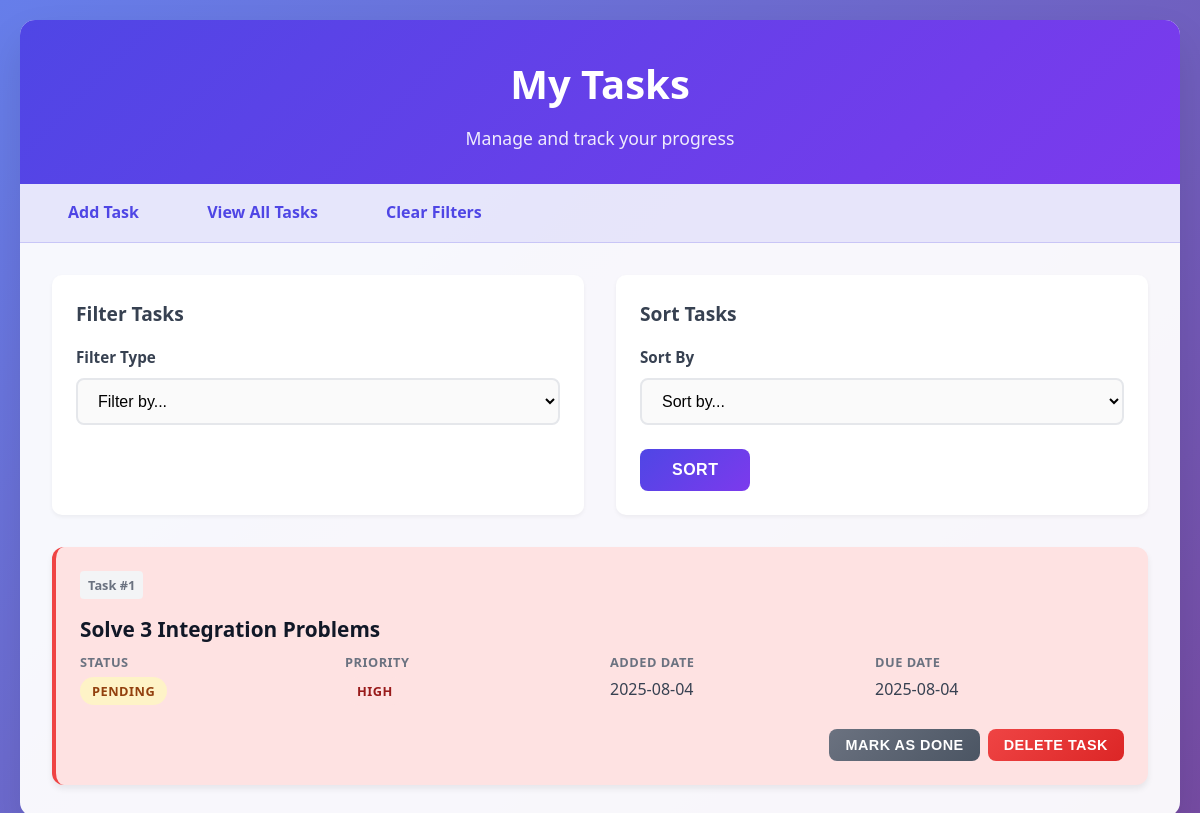
/tasks, run on an earlier commit of the app's database.
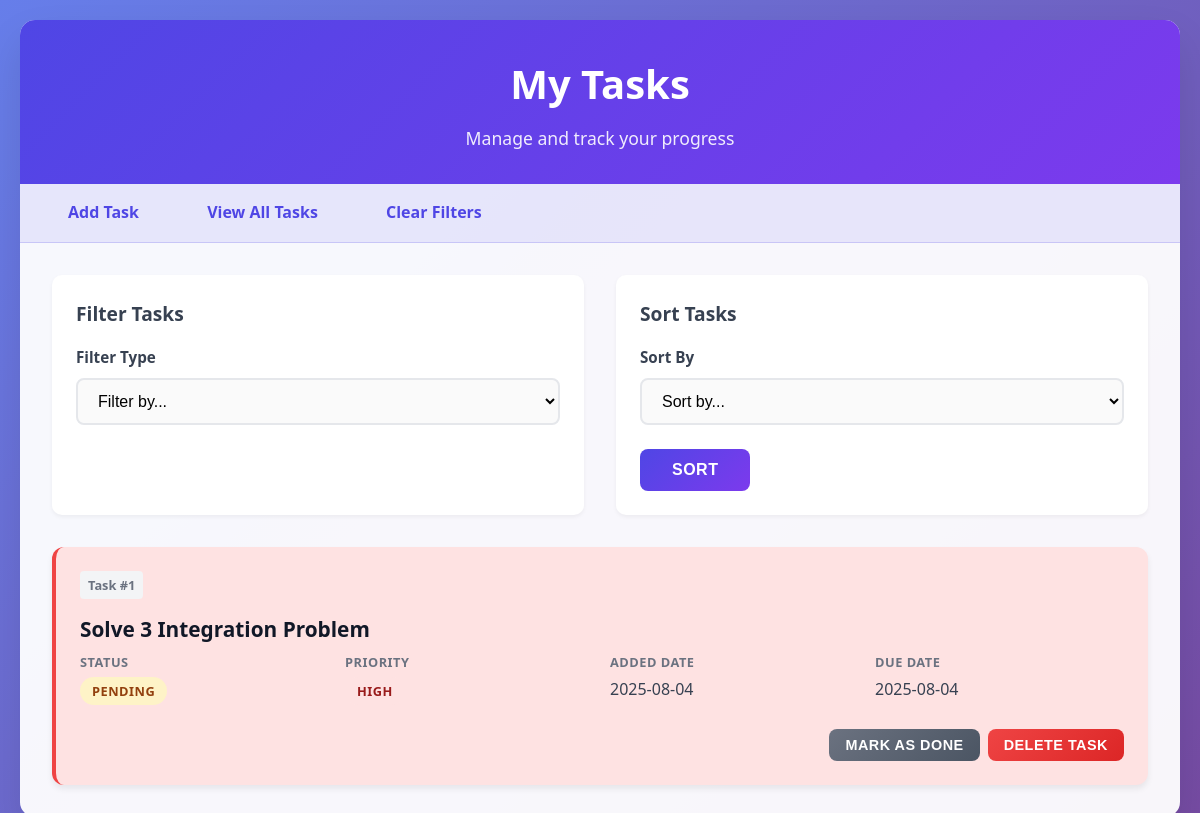
And on a later commit of the database.
### tables this page shows
CREATE TABLE tasks (
        id INTEGER PRIMARY KEY AUTOINCREMENT,
        description TEXT NOT NULL,
        status TEXT DEFAULT 'pending',
        added_date TEXT NOT NULL,
        due_date TEXT,
        priority TEXT DEFAULT 'medium'
    );

### src/app.py (the view)
@app.route('/tasks', methods=['GET', 'POST'])
def show_all_tasks():
    filter_type_choices = {
        'status': [('pending', 'Pending'), ('done', 'Done')],
        'priority': [('high', 'High'), ('medium', 'Medium'), ('low', 'Low')]
    }
    filter_form = FilterForm()
    sort_form = SortForm()
    tasks = db.execute('SELECT * FROM tasks ORDER BY id DESC')  # Default: All tasks, newest first
    if request.method == 'POST':
        if filter_form.filter_type.data in filter_type_choices:
            filter_form.filter_value.choices = filter_type_choices[filter_form.filter_type.data]
        else:
            filter_form.filter_value.choices = []
        if filter_form.submit.data and filter_form.validate_on_submit() and filter_form.filter_value.data:
            selected_filter_type = filter_form.filter_type.data
            selected_filter_value = filter_form.filter_value.data
            tasks = db.execute(
                f'SELECT * FROM tasks WHERE {selected_filter_type} = ? ORDER BY id DESC',
                selected_filter_value
            )
            flash(f"Tasks filtered by {selected_filter_type}: {selected_filter_value}", "info")
        elif sort_form.submit.data and sort_form.validate_on_submit():
            sort_by = sort_form.sort_by.data
            if sort_by == 'priority':
                tasks = db.execute("""
                    SELECT * FROM tasks
                    ORDER BY CASE priority
                        WHEN 'high' THEN 1
                        WHEN 'medium' THEN 2
                        WHEN 'low' THEN 3
                    END ASC""")
            else:
                tasks = db.execute(f'SELECT * FROM tasks ORDER BY {sort_by} ASC')
            flash(f"Tasks sorted by {sort_by}", "info")
    else:
        filter_form.filter_value.choices = []
    return render_template('tasks.html', tasks=tasks, filter_form=filter_form, sort_form=sort_form)

### src/forms.py
class FilterForm(FlaskForm):
    filter_type = SelectField("Filter Type", choices=[('', 'Filter by...'), ('status', 'Status'), ('priority', 'Priority')], validators=[DataRequired()])
    filter_value = SelectField("Filter Value", choices=[('', 'Select Value')], validators=[DataRequired()])
    submit = SubmitField("Filter")

class SortForm(FlaskForm):
    sort_by = SelectField("Sort By", choices=[('', 'Sort by...'), ('due_date', 'Due Date'), ('priority', 'Priority')], validators=[DataRequired()])
    submit = SubmitField("Sort")

### templates/tasks.html (shortened to what the changed rows need)
<!DOCTYPE html>
<html lang="en">
<head>
    <link rel="stylesheet" href="{{ url_for('static', filename='styles.css') }}">
</head>
<body>
    <div class="container">
        <div class="header">
            <h1>My Tasks</h1>
        </div>
        <div class="main-content">
            {% if tasks %}
                <div class="tasks-container">
                    {% for task in tasks %}
                        <div class="task-card priority-{{ task.priority }}">
                            <div class="task-header">
                                <div class="task-id">Task #{{ task.id }}</div>
                            </div>
                            <h2 class="task-description">{{ task.description }}</h2>
                            <div class="task-details">
                                <div class="task-detail">
                                    <span class="task-detail-label">Status</span>
                                    <span class="task-detail-value">
                                        <span class="status-badge status-{{ task.status }}">{{ task.status.title() }}</span>
                                    </span>
                                </div>
                                <div class="task-detail">
                                    <span class="task-detail-label">Priority</span>
                                    <span class="task-detail-value">
                                        <span class="priority-badge priority-{{ task.priority }}">{{ task.priority.title() }}</span>
                                    </span>
                                </div>
                                <div class="task-detail">
                                    <span class="task-detail-label">Added Date</span>
                                    <span class="task-detail-value">{{ task.added_date }}</span>
                                </div>
                                <div class="task-detail">
                                    <span class="task-detail-label">Due Date</span>
                                    <span class="task-detail-value">{{ task.due_date }}</span>
                                </div>
                            </div>
                            <div class="task-actions">
                                <form method="post" action="{{ url_for('toggle_status', task_id=task.id) }}" style="display: inline;">
                                    <button type="submit" class="btn btn-secondary">
                                        {% if task.status == 'pending' %}
                                            Mark as Done
                                        {% else %}
                                            Mark as Pending
                                        {% endif %}
                                    </button>
                                </form>
                                <form method="post" action="{{ url_for('delete_task', task_id=task.id) }}" style="display: inline;"
                                      onsubmit="return confirm('Are you sure you want to delete this task?');">
                                    <button type="submit" class="btn btn-danger">Delete Task</button>
                                </form>
                            </div>
                        </div>
                    {% endfor %}
                </div>
            {% else %}
                <div class="empty-state">
                    <h3>No tasks found</h3>
                    <p>You haven't added any tasks yet, or no tasks match your current filters.</p>
                    <a href="{{ url_for('home') }}" class="btn" style="margin-top: 1rem; display: inline-block; text-decoration: none;">Add Your First Task</a>
                </div>
            {% endif %}
        </div>
    </div>
</body>
</html>

What changed in the data, as far as the page shows it:
changed tasks "PENDING": description "Solve 3 Integration Problems" → "Solve 3 Integration Problem"
